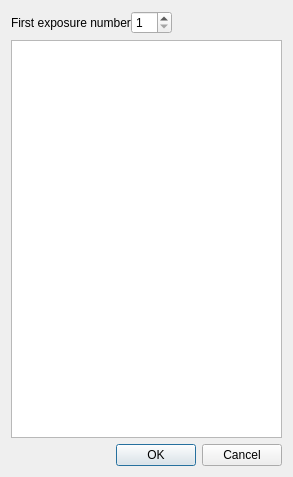
<?xml version="1.0" encoding="UTF-8"?>
<ui version="4.0">
 <class>AutoFillExpNumClass</class>
 <widget class="QDialog" name="AutoFillExpNumClass">
  <property name="geometry">
   <rect>
    <x>0</x>
    <y>0</y>
    <width>293</width>
    <height>477</height>
   </rect>
  </property>
  <property name="windowTitle">
   <string>Auto-fill exposure number</string>
  </property>
  <property name="windowIcon">
   <iconset resource="../analogexif.qrc">
    <normaloff>:/images/icons/film.png</normaloff>:/images/icons/film.png</iconset>
  </property>
  <layout class="QVBoxLayout" name="verticalLayout">
   <item>
    <layout class="QHBoxLayout" name="horizontalLayout_2">
     <property name="spacing">
      <number>0</number>
     </property>
     <item>
      <widget class="QLabel" name="label_2">
       <property name="text">
        <string>First exposure number</string>
       </property>
      </widget>
     </item>
     <item>
      <widget class="QSpinBox" name="firstExpNum">
       <property name="minimum">
        <number>1</number>
       </property>
      </widget>
     </item>
     <item>
      <spacer name="horizontalSpacer_2">
       <property name="orientation">
        <enum>Qt::Horizontal</enum>
       </property>
       <property name="sizeHint" stdset="0">
        <size>
         <width>40</width>
         <height>20</height>
        </size>
       </property>
      </spacer>
     </item>
    </layout>
   </item>
   <item>
    <widget class="QTableView" name="fileExposures">
     <property name="font">
      <font>
       <kerning>true</kerning>
      </font>
     </property>
     <property name="alternatingRowColors">
      <bool>true</bool>
     </property>
     <property name="selectionMode">
      <enum>QAbstractItemView::SingleSelection</enum>
     </property>
     <property name="selectionBehavior">
      <enum>QAbstractItemView::SelectRows</enum>
     </property>
     <attribute name="horizontalHeaderVisible">
      <bool>true</bool>
     </attribute>
     <attribute name="horizontalHeaderDefaultSectionSize">
      <number>46</number>
     </attribute>
     <attribute name="horizontalHeaderHighlightSections">
      <bool>false</bool>
     </attribute>
     <attribute name="horizontalHeaderShowSortIndicator" stdset="0">
      <bool>true</bool>
     </attribute>
     <attribute name="horizontalHeaderStretchLastSection">
      <bool>true</bool>
     </attribute>
     <attribute name="verticalHeaderVisible">
      <bool>false</bool>
     </attribute>
     <attribute name="verticalHeaderMinimumSectionSize">
      <number>15</number>
     </attribute>
     <attribute name="verticalHeaderDefaultSectionSize">
      <number>15</number>
     </attribute>
    </widget>
   </item>
   <item>
    <layout class="QHBoxLayout" name="horizontalLayout">
     <item>
      <spacer name="horizontalSpacer">
       <property name="orientation">
        <enum>Qt::Horizontal</enum>
       </property>
       <property name="sizeHint" stdset="0">
        <size>
         <width>40</width>
         <height>20</height>
        </size>
       </property>
      </spacer>
     </item>
     <item>
      <widget class="QDialogButtonBox" name="buttonBox">
       <property name="standardButtons">
        <set>QDialogButtonBox::Cancel|QDialogButtonBox::Ok</set>
       </property>
      </widget>
     </item>
    </layout>
   </item>
  </layout>
 </widget>
 <layoutdefault spacing="6" margin="11"/>
 <resources>
  <include location="../analogexif.qrc"/>
 </resources>
 <connections>
  <connection>
   <sender>buttonBox</sender>
   <signal>accepted()</signal>
   <receiver>AutoFillExpNumClass</receiver>
   <slot>accept()</slot>
   <hints>
    <hint type="sourcelabel">
     <x>204</x>
     <y>455</y>
    </hint>
    <hint type="destinationlabel">
     <x>146</x>
     <y>238</y>
    </hint>
   </hints>
  </connection>
  <connection>
   <sender>buttonBox</sender>
   <signal>rejected()</signal>
   <receiver>AutoFillExpNumClass</receiver>
   <slot>reject()</slot>
   <hints>
    <hint type="sourcelabel">
     <x>204</x>
     <y>455</y>
    </hint>
    <hint type="destinationlabel">
     <x>146</x>
     <y>238</y>
    </hint>
   </hints>
  </connection>
 </connections>
</ui>
